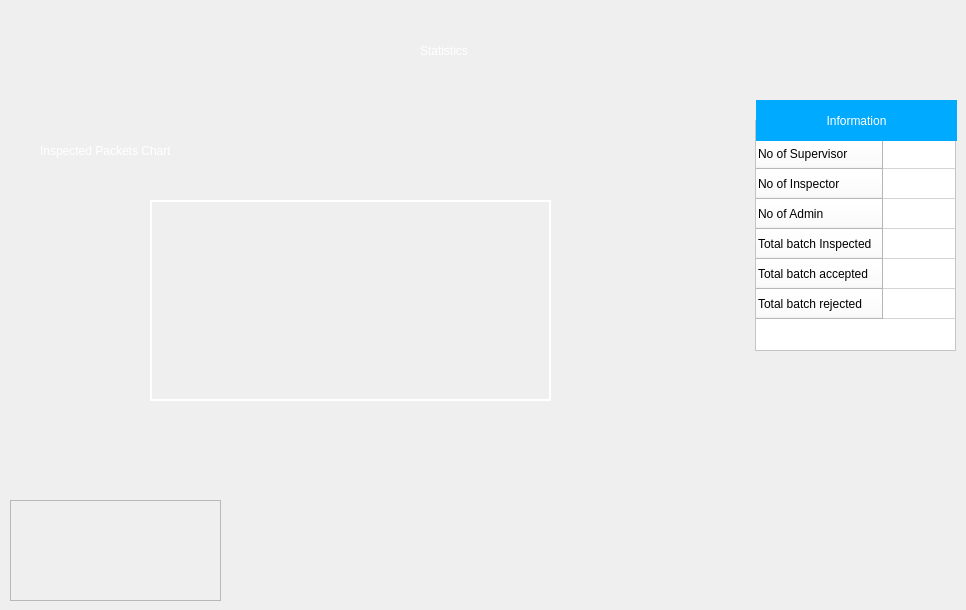
      <widget class="QWidget" name="pageStatistics">
       <widget class="QLabel" name="label_10">
        <property name="geometry">
         <rect>
          <x>420</x>
          <y>20</y>
          <width>141</width>
          <height>61</height>
         </rect>
        </property>
        <property name="styleSheet">
         <string notr="true">color: rgb(255, 255, 255);
font: 75 28pt &quot;MS Shell Dlg 2&quot;;</string>
        </property>
        <property name="text">
         <string>Statistics</string>
        </property>
       </widget>
       <widget class="QTableWidget" name="informationTableWdget">
        <property name="geometry">
         <rect>
          <x>755</x>
          <y>120</y>
          <width>201</width>
          <height>231</height>
         </rect>
        </property>
        <property name="styleSheet">
         <string notr="true">background-color: rgb(255, 255, 255);
color: rgb(0, 0, 0);
</string>
        </property>
        <row>
         <property name="text">
          <string>No of Supervisor</string>
         </property>
        </row>
        <row>
         <property name="text">
          <string>No of Inspector</string>
         </property>
        </row>
        <row>
         <property name="text">
          <string>No of Admin</string>
         </property>
        </row>
        <row>
         <property name="text">
          <string>Total batch Inspected</string>
         </property>
        </row>
        <row>
         <property name="text">
          <string>Total batch accepted</string>
         </property>
        </row>
        <row>
         <property name="text">
          <string>Total batch rejected</string>
         </property>
        </row>
        <column>
         <property name="text">
          <string/>
         </property>
        </column>
       </widget>
       <widget class="QLabel" name="label_13">
        <property name="geometry">
         <rect>
          <x>756</x>
          <y>100</y>
          <width>201</width>
          <height>41</height>
         </rect>
        </property>
        <property name="styleSheet">
         <string notr="true">background-color: rgb(0, 170, 255);
color: rgb(255, 255, 255);
font: 75 14pt &quot;MS Shell Dlg 2&quot;;</string>
        </property>
        <property name="text">
         <string>Information</string>
        </property>
        <property name="alignment">
         <set>Qt::AlignCenter</set>
        </property>
       </widget>
       <widget class="QFrame" name="pieChartFrame">
        <property name="geometry">
         <rect>
          <x>150</x>
          <y>200</y>
          <width>401</width>
          <height>201</height>
         </rect>
        </property>
        <property name="styleSheet">
         <string notr="true">border : 2px solid white;</string>
        </property>
        <property name="frameShape">
         <enum>QFrame::StyledPanel</enum>
        </property>
        <property name="frameShadow">
         <enum>QFrame::Raised</enum>
        </property>
       </widget>
       <widget class="QFrame" name="barChartFrame">
        <property name="geometry">
         <rect>
          <x>10</x>
          <y>500</y>
          <width>211</width>
          <height>101</height>
         </rect>
        </property>
        <property name="frameShape">
         <enum>QFrame::StyledPanel</enum>
        </property>
        <property name="frameShadow">
         <enum>QFrame::Raised</enum>
        </property>
       </widget>
       <widget class="QLabel" name="label_14">
        <property name="geometry">
         <rect>
          <x>40</x>
          <y>130</y>
          <width>251</width>
          <height>41</height>
         </rect>
        </property>
        <property name="styleSheet">
         <string notr="true">font: 75 16pt &quot;MS Shell Dlg 2&quot;;
color: rgb(255, 255, 255);</string>
        </property>
        <property name="text">
         <string>Inspected Packets Chart</string>
        </property>
       </widget>
      </widget>
